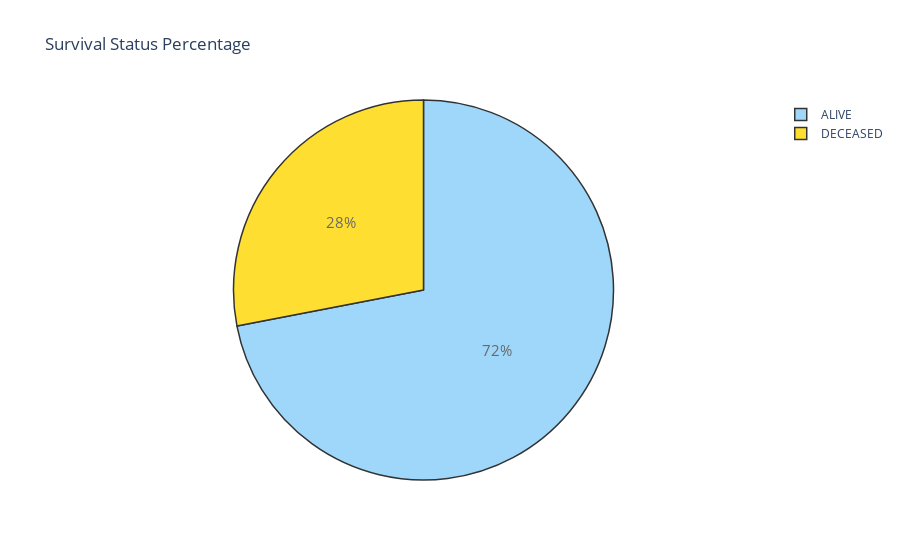

Notebook source saved alongside this figure:
### Code cell
# create a pie chart to visualize the percentage of survival status 
trace = go.Pie(labels = ['ALIVE','DECEASED'], values = df['Patient\'s Vital Status'].value_counts(),
               textfont=dict(size=15), opacity = 0.8, marker=dict(colors=['lightskyblue', 'gold'], 
               line=dict(color='#000000', width=1.5)))
layout = dict(title ='Survival Status Percentage') # plot title
fig = dict(data = [trace], layout=layout)
py.iplot(fig)

### Figure 1 — Plotly figure (JSON) as saved in the notebook; plotly's stock layout.template omitted (floating-point values rounded to 4 significant figures)
{"data": [{"labels": ["ALIVE", "DECEASED"], "marker": {"colors": ["lightskyblue", "gold"], "line": {"color": "#000000", "width": 1.5}}, "opacity": 0.8, "textfont": {"size": 15}, "type": "pie", "values": [7513, 2928]}], "layout": {"title": {"text": "Survival Status Percentage"}}}
